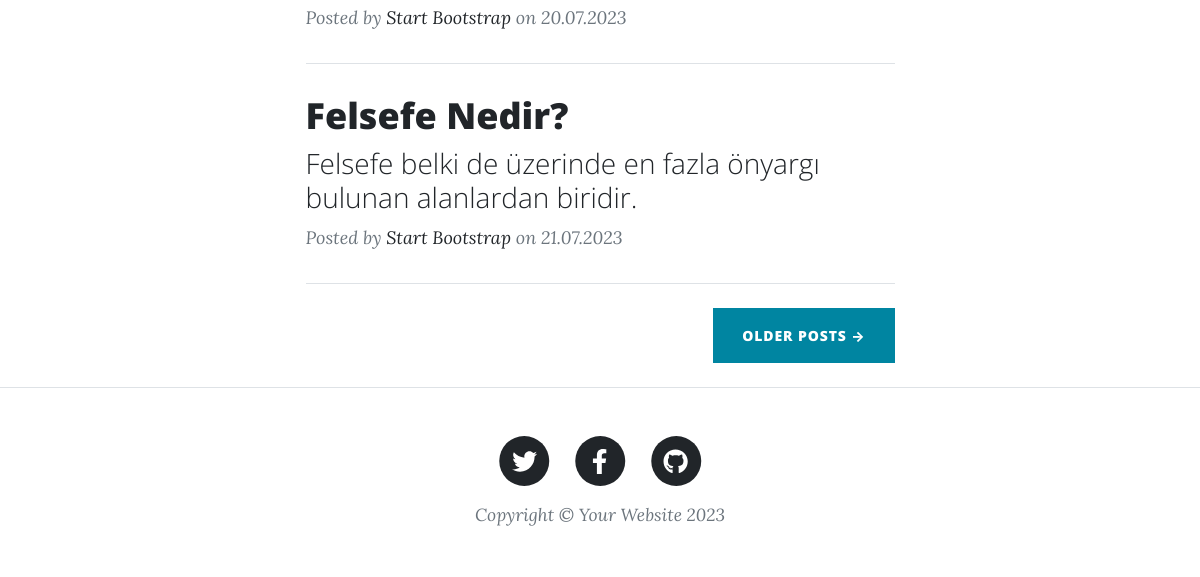
The page /index (lower part) on the database as committed earlier.
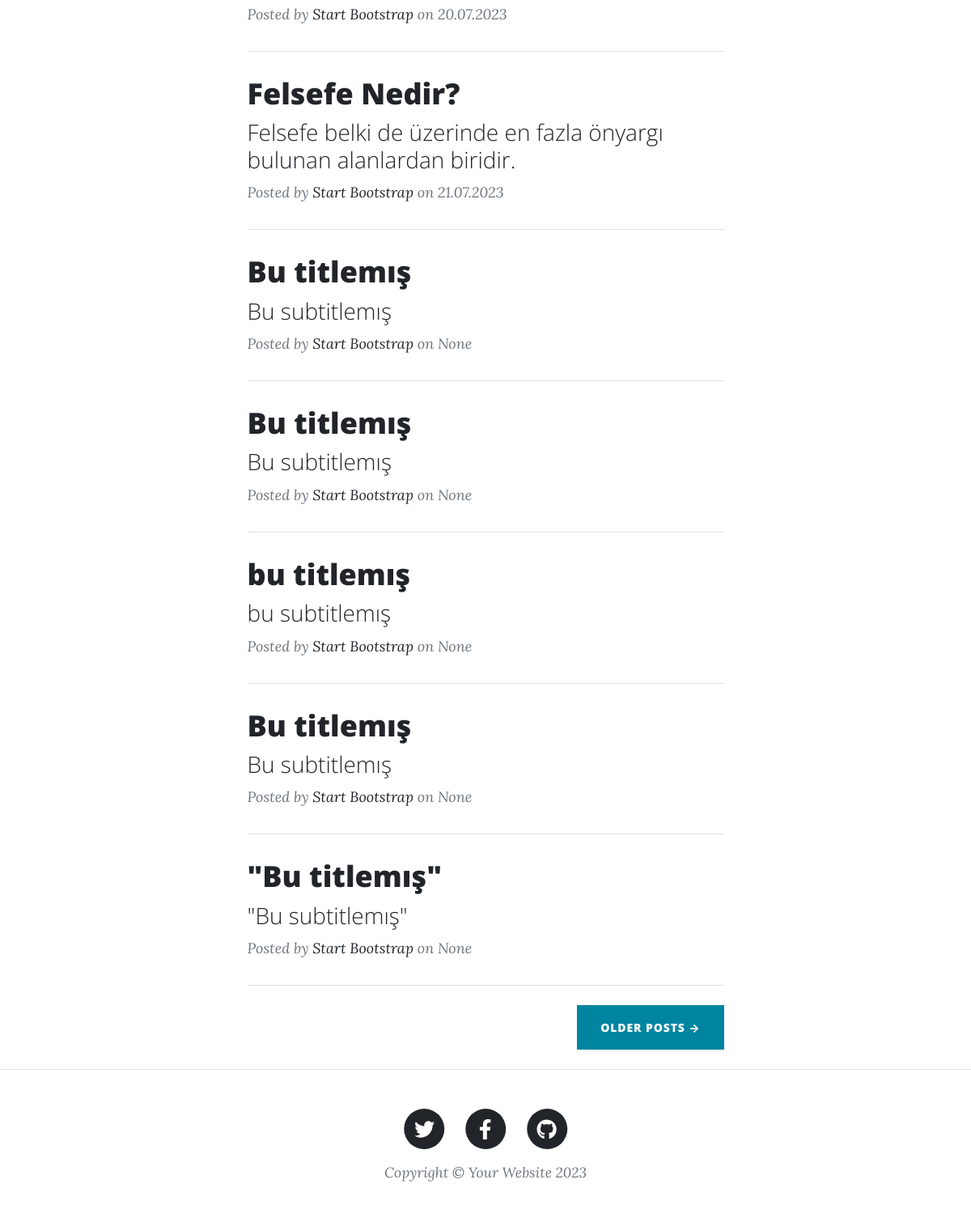
The same page on the database as committed later.
### tables this page shows
CREATE TABLE blogs (id INTEGER PRIMARY KEY AUTOINCREMENT, title TEXT, subtitle TEXT, content TEXT, created_on TEXT, updated_on TEXT);

### flaskblog.py (the view)
@app.route('/')
@app.route('/index')
def index():
    conn = sqlite3.connect('blog.db')
    db = conn.cursor()
    cur = db.execute('SELECT * FROM blogs')
    rows = cur.fetchall()
    posts_data = []
    for row in rows:
        posts_data.append({"id": row[0], "title": row[1], "subtitle":row[2], "content": row[3], "created_on": row[4]})
    conn.close()
    return render_template('index.html', msg='Clean Blog', rows=posts_data)

### templates/index.html
{% extends "base.html" %}
{% block content %}
<div class="post-preview">
    {% for row in rows %}
        <a href="/post/{{ row.id }}">
            <h2 class="post-title" >{{ row.title }}</h2>
            <h3 class="post-subtitle">{{ row.subtitle }}</h3>
        </a>
        <p class="post-meta">
            Posted by
            <a href="#!">Start Bootstrap</a>
            on {{ row.created_on}}
        </p>
        <hr class="my-4" />
    {% endfor %}
</div>
{% endblock %}

### templates/base.html (shortened to what this page needs)
<!DOCTYPE html>
<html lang="en">
    <head>
        <link href="/assets/css/styles.css" rel="stylesheet" />
    </head>
    <body>
        <div class="container px-4 px-lg-5">
            <div class="row gx-4 gx-lg-5 justify-content-center">
                <div class="col-md-10 col-lg-8 col-xl-7">
                    {% block content %}{% endblock %}
                    <div class="d-flex justify-content-end mb-4"><a class="btn btn-primary text-uppercase" href="#!">Older Posts →</a></div>
                </div>
            </div>
        </div>
        <footer class="border-top">
            <div class="container px-4 px-lg-5">
                <div class="row gx-4 gx-lg-5 justify-content-center">
                    <div class="col-md-10 col-lg-8 col-xl-7">
                        <ul class="list-inline text-center">
                            <li class="list-inline-item">
                                <a href="#!">
                                    <span class="fa-stack fa-lg">
                                        <i class="fas fa-circle fa-stack-2x"></i>
                                        <i class="fab fa-twitter fa-stack-1x fa-inverse"></i>
                                    </span>
                                </a>
                            </li>
                            <li class="list-inline-item">
                                <a href="#!">
                                    <span class="fa-stack fa-lg">
                                        <i class="fas fa-circle fa-stack-2x"></i>
                                        <i class="fab fa-facebook-f fa-stack-1x fa-inverse"></i>
                                    </span>
                                </a>
                            </li>
                            <li class="list-inline-item">
                                <a href="#!">
                                    <span class="fa-stack fa-lg">
                                        <i class="fas fa-circle fa-stack-2x"></i>
                                        <i class="fab fa-github fa-stack-1x fa-inverse"></i>
                                    </span>
                                </a>
                            </li>
                        </ul>
                        <div class="small text-center text-muted fst-italic">Copyright &copy; Your Website 2023</div>
                    </div>
                </div>
            </div>
        </footer>
    </body>
</html>

Rows that differ between the two databases and show on the page:
added blogs: title "Bu titlemış", subtitle "Bu subtitlemış", created_on "None"
added blogs: title "Bu titlemış", subtitle "Bu subtitlemış", created_on "None"
added blogs: title "bu titlemış", subtitle "bu subtitlemış", created_on "None"
added blogs: title "Bu titlemış", subtitle "Bu subtitlemış", created_on "None"
added blogs: title "\"Bu titlemış\"", subtitle "\"Bu subtitlemış\"", created_on "None"
